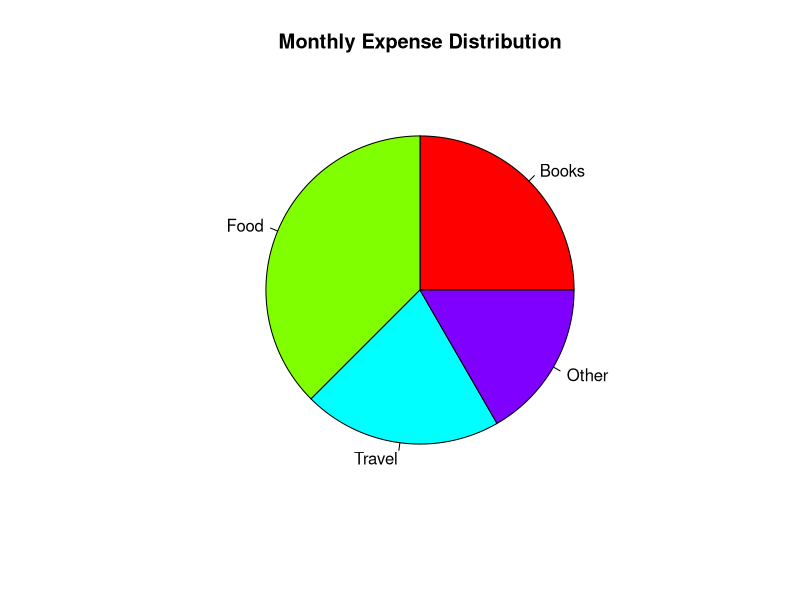
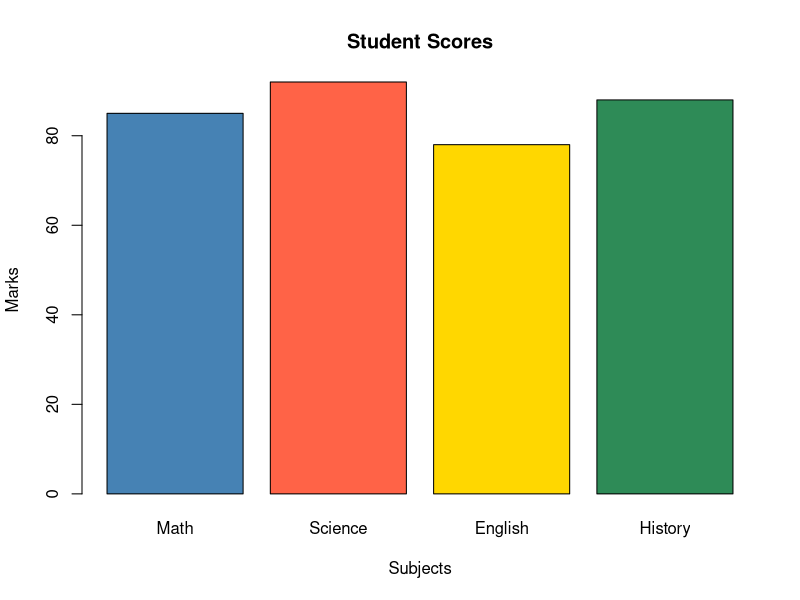
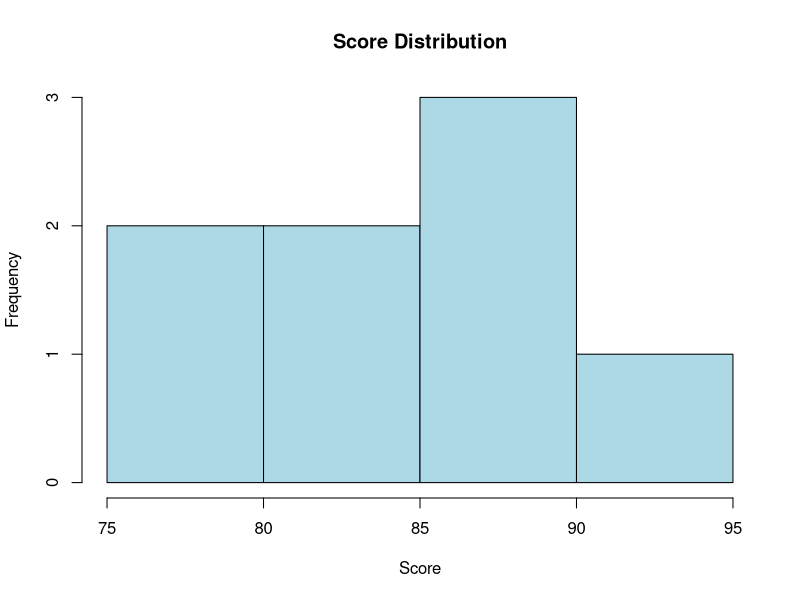
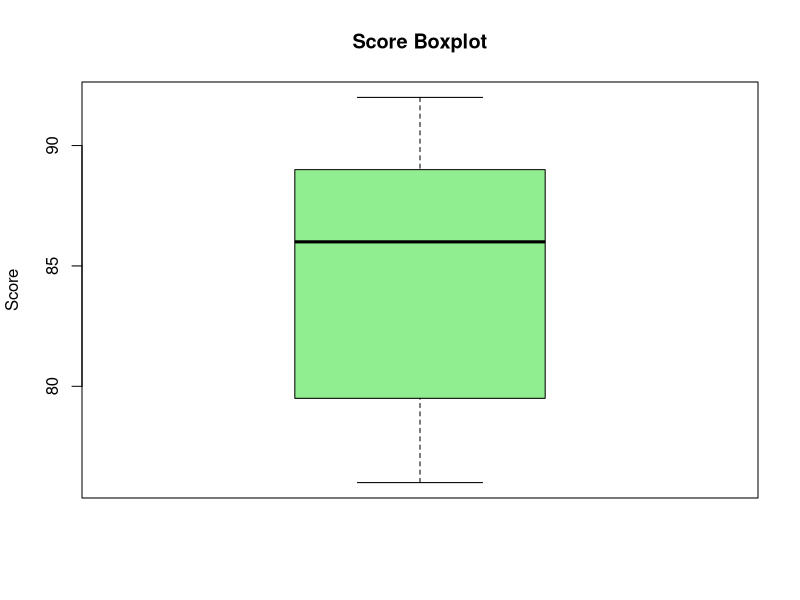

R code for these plots, in order:
# Program 4: Pie chart, bar chart, and statistical analysis

# Part (a): Pie chart and bar chart
cat("=== Part (a): Charts ===\n\n")

# Pie chart data
categories <- c("Books", "Food", "Travel", "Other")
expenses <- c(3000, 4500, 2500, 2000)

# Plot pie chart
pie(expenses,
    labels = categories,
    main = "Monthly Expense Distribution",
    col = rainbow(length(expenses)))

# Bar chart data
subjects <- c("Math", "Science", "English", "History")
scores <- c(85, 92, 78, 88)

# Plot bar chart
barplot(scores,
        names.arg = subjects,
        main = "Student Scores",
        xlab = "Subjects",
        ylab = "Marks",
        col = c("steelblue", "tomato", "gold", "seagreen"))

# Part (b): Dataset and statistical analysis
cat("=== Part (b): Statistical Analysis ===\n\n")

# Create dataset
data_set <- data.frame(
  Name = c("A", "B", "C", "D", "E", "F", "G", "H"),
  Age = c(20, 21, 22, 20, 23, 21, 22, 24),
  Score = c(78, 85, 90, 88, 76, 92, 81, 87)
)

print(data_set)
cat("\n")

# Descriptive statistics
cat("Summary:\n")
print(summary(data_set))
cat("\n")

cat("Mean Score   :", mean(data_set$Score), "\n")
cat("Median Score :", median(data_set$Score), "\n")
cat("SD Score     :", sd(data_set$Score), "\n")
cat("Min Score    :", min(data_set$Score), "\n")
cat("Max Score    :", max(data_set$Score), "\n")

# Visualize score spread
hist(data_set$Score,
     main = "Score Distribution",
     xlab = "Score",
     col = "lightblue",
     border = "black")

boxplot(data_set$Score,
        main = "Score Boxplot",
        ylab = "Score",
        col = "lightgreen")
